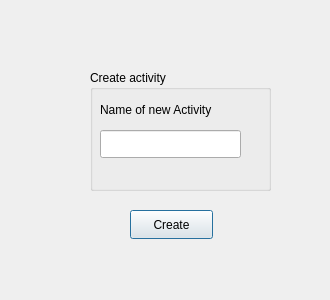
<?xml version="1.0" encoding="UTF-8"?>
<ui version="4.0">
 <class>createactivitywindow</class>
 <widget class="QDialog" name="createactivitywindow">
  <property name="geometry">
   <rect>
    <x>0</x>
    <y>0</y>
    <width>330</width>
    <height>300</height>
   </rect>
  </property>
  <property name="windowTitle">
   <string>Dialog</string>
  </property>
  <widget class="QGroupBox" name="groupBox">
   <property name="geometry">
    <rect>
     <x>90</x>
     <y>70</y>
     <width>181</width>
     <height>121</height>
    </rect>
   </property>
   <property name="title">
    <string>Create activity</string>
   </property>
   <widget class="QLineEdit" name="lineEdit">
    <property name="geometry">
     <rect>
      <x>10</x>
      <y>60</y>
      <width>141</width>
      <height>28</height>
     </rect>
    </property>
   </widget>
   <widget class="QLabel" name="label">
    <property name="geometry">
     <rect>
      <x>10</x>
      <y>30</y>
      <width>151</width>
      <height>20</height>
     </rect>
    </property>
    <property name="text">
     <string>Name of new Activity</string>
    </property>
   </widget>
  </widget>
  <widget class="QPushButton" name="pushButton">
   <property name="geometry">
    <rect>
     <x>130</x>
     <y>210</y>
     <width>83</width>
     <height>29</height>
    </rect>
   </property>
   <property name="text">
    <string>Create</string>
   </property>
  </widget>
 </widget>
 <resources/>
 <connections/>
</ui>
